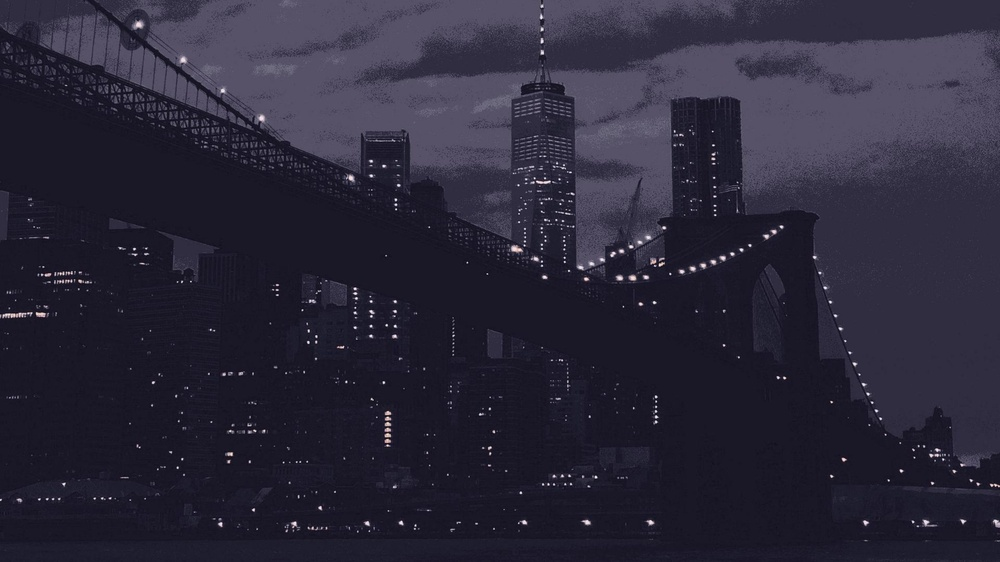
#> input picture wallpapers/catppuccin/bridge.jpg, 1000 x 562 px, shrunk from 1920 x 1080 before the run
$ python -i main.py   (imports and definitions only)
#> lines starting #> are read from the running program, lines starting #| are printed output that depends on the picture
#!/usr/bin/env -S uv run --script
# /// script
# requires-python = ">=3.9"
# dependencies = [
#     "Pillow",
# ]
# ///
"""colorpaper — an image recoloured to the active theme's palette (a wallpaper
in the desktop's colours); every theme ships its own copy with its colours.

    uv run ~/.config/scripts/colorpaper/main.py <input> <output> [--no-dither]
    uv run ~/.config/scripts/colorpaper/main.py --info
"""

import argparse
import sys
from pathlib import Path

try:
    from PIL import Image, ImageEnhance
except ImportError:
    sys.exit(
        "Missing dependency Pillow. Run with 'uv run recolor_palette.py' or 'pip install Pillow'."
    )


# Unique palette colors (duplicates like foreground/color7 collapsed into one)
PALETTE_HEX = [
    "#f2e9e1",  # background
    "#575279",  # foreground / color7
    "#6e6a86",  # cursor / color15
    "#b4b0bd",  # color0
    "#68637f",  # color8
    "#b4637a",  # color1 / color9  (red)
    "#5f8a6b",  # color2 / color10 (green)
    "#ea9d34",  # color3 / color11 (yellow)
    "#286983",  # color4 / color12 (blue)
    "#907aa9",  # color5 / color13 (magenta)
    "#56949f",  # color6 / color14 (cyan)
]

INFO_TEXT = """\
recolor_palette.py — recolor any image to match a fixed color palette
(Gruvbox Material Dark, by default embedded in this script).

HOW IT WORKS
  The image is quantized down to the palette's colors using Pillow.
  Floyd-Steinberg dithering is applied by default, which preserves
  gradients and detail instead of producing flat color blobs.

RUNNING WITH uv (recommended, no manual install needed)
  uv run recolor_palette.py input.jpg output.png

RUNNING AS AN EXECUTABLE
  chmod +x recolor_palette.py
  ./recolor_palette.py input.jpg output.png

RUNNING WITH PLAIN PYTHON
  pip install Pillow
  python3 recolor_palette.py input.jpg output.png

EXAMPLES
  uv run recolor_palette.py photo.jpg out.png
  uv run recolor_palette.py photo.jpg out.png --no-dither
  uv run recolor_palette.py photo.jpg out.png --contrast 1.2 --brightness 1.1 --saturation 0.8

TIPS
  This palette is dark and muted, so boosting --contrast and slightly
  lowering --saturation before quantizing often gives better results,
  especially on bright/high-contrast photos.

CURRENT PALETTE ({count} colors)
{palette}
"""


def hex_to_rgb(h: str) -> tuple[int, int, int]:
    h = h.lstrip("#")
    return tuple(int(h[i : i + 2], 16) for i in (0, 2, 4))


def build_palette_image(colors_hex: list[str]) -> Image.Image:
    """Build a palette-mode ('P') Image from a list of hex colors,
    as required by Image.quantize(palette=...)."""
    rgb_colors = [hex_to_rgb(c) for c in colors_hex]

    pal_img = Image.new("P", (1, 1))
    # PIL palettes always hold 256 entries (768 bytes) — pad with the last color
    flat_palette = []
    for r, g, b in rgb_colors:
        flat_palette.extend([r, g, b])
    while len(flat_palette) < 256 * 3:
        flat_palette.extend(rgb_colors[-1])
    pal_img.putpalette(flat_palette[: 256 * 3])
    return pal_img


def recolor(
    input_path: Path,
    output_path: Path,
    dither: bool = True,
    contrast: float = 1.0,
    brightness: float = 1.0,
    saturation: float = 1.0,
) -> None:
#> called with output_path = 'out.png', dither = True, contrast = 1, brightness = 1, saturation = 1
    img = Image.open(input_path).convert("RGB")
#> img is the input picture: PIL image 1000x562 RGB; mean R, G, B 42.8, 40, 56.7

    if brightness != 1.0:
        img = ImageEnhance.Brightness(img).enhance(brightness)
    if contrast != 1.0:
        img = ImageEnhance.Contrast(img).enhance(contrast)
    if saturation != 1.0:
        img = ImageEnhance.Color(img).enhance(saturation)

    pal_img = build_palette_image(PALETTE_HEX)

    dither_mode = Image.FLOYDSTEINBERG if dither else Image.NONE
    quantized = img.quantize(palette=pal_img, dither=dither_mode)
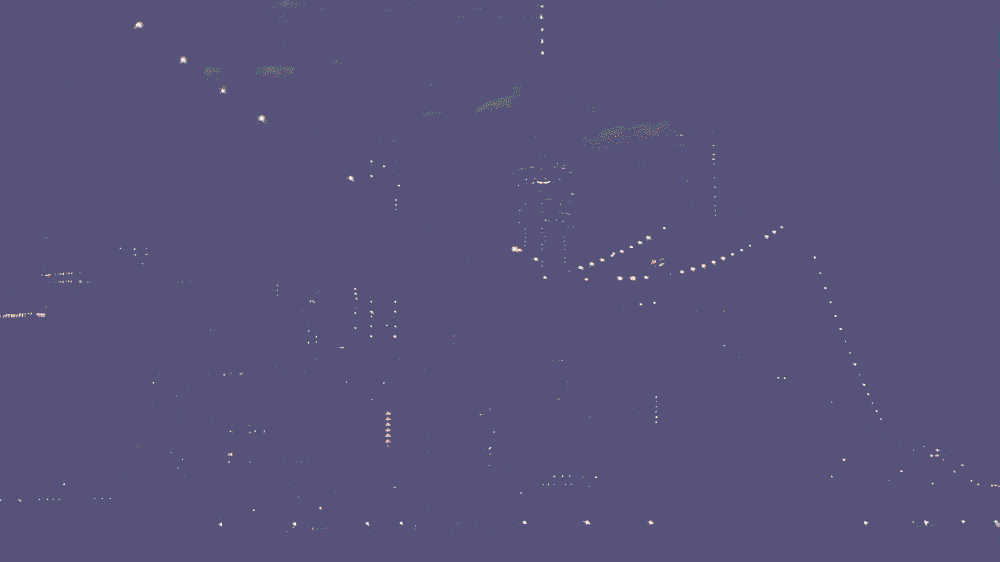
#> quantized: PIL image 1000x562 P; mean R, G, B 87.3, 82.4, 121.1

    result = quantized.convert("RGB")
    result.save(output_path)
    print(f"Done: {output_path}")


def print_info() -> None:
    palette_lines = "\n".join(f"  {c}" for c in PALETTE_HEX)
    print(INFO_TEXT.format(count=len(PALETTE_HEX), palette=palette_lines))


# [52 lines left out: function main, not called in this run]


# [2 lines not run here, left out]

>>> result = recolor('../../../../wallpapers/catppuccin/bridge.jpg', 'out.png')
